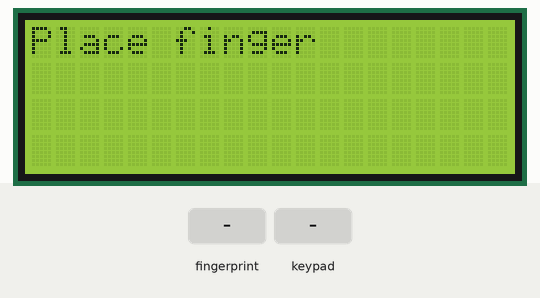
This sketch was run on a simulated Arduino Uno, built with avr-gcc and run on an emulated ATmega328P. On the bench: 20×4 character LCD. Inputs (shaded band) come from the test bench.

Above: at 6.2 s.
6.3 s: finger stored as number 1 placed on the sensor
At 7.7 s:
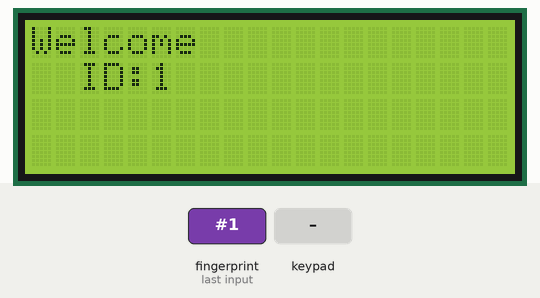
9.3 s: key 'A' pressed
At 12.1 s:
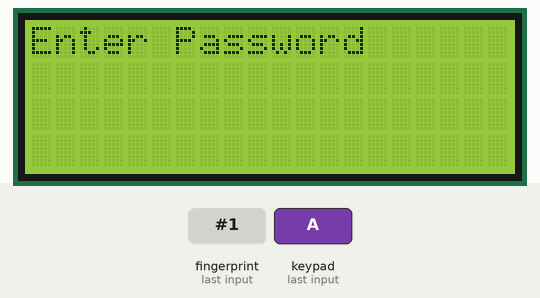
12.3 s: keypad keys 1 2 3 4 pressed 0.4 s apart
At 14.1 s:
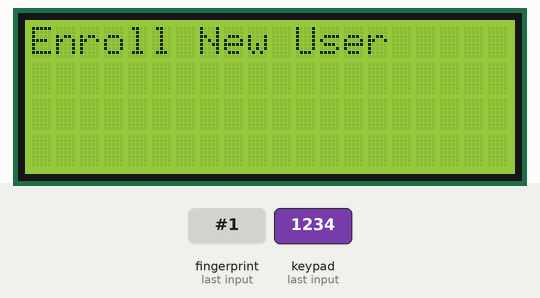
16.9 s: keypad keys 1 2 3 4 # pressed 0.4 s apart
At 19.6 s:
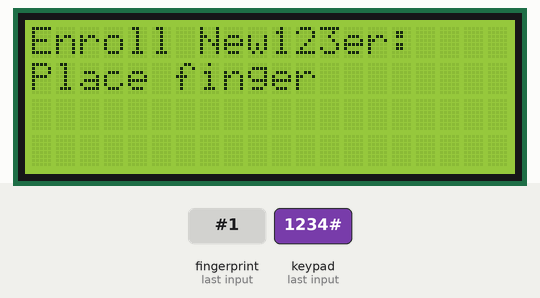
20.4 s: finger stored as number 1 placed on the sensor
At 20.9 s:
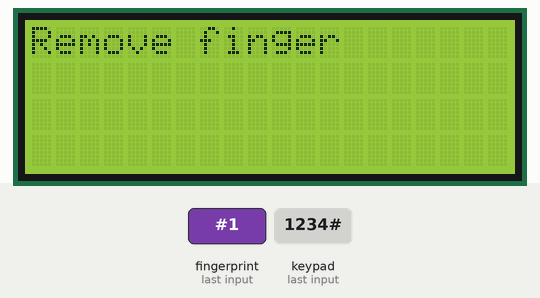
23.4 s: finger stored as number 1 placed on the sensor
At 24.2 s:
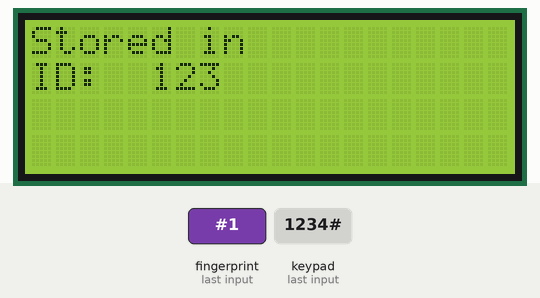
Timing chart, 0 to 26.4 s (numbered marks = the images above; inputs shaded):
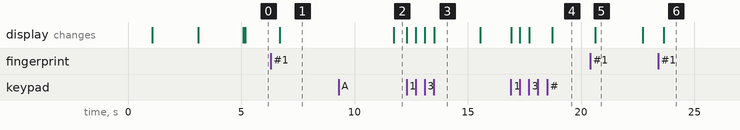

Measured:
- after the input at 6.3 s, the display: changes after 0.40 s (image 1)
- after the input at 9.3 s, the display: changes after 2.4 s (image 2)
- after the input at 12.3 s, the display: first changes at once (image 3 shows a later state)
- after the input at 16.9 s, the display: first changes at once (image 4 shows a later state)
- after the input at 20.4 s, the display: changes after 0.24 s (image 5)
- after the input at 23.4 s, the display: changes after 0.26 s (image 6)
- what the display in image 3 shows lasts 2.0 s, from 13.5 s to 15.5 s

The sketch:

Arduinofpkplcd.ino
```cpp
//Download all essential libraries by searching on Tools->Manage Libraries from Arduino IDE menu

#include <Wire.h>
#include <Keypad.h>

const byte ROWS = 4;
const byte COLS = 4;
char keys[ROWS][COLS] = {     //4x4 keypad is used here
  {'1','2','3','A'},
  {'4','5','6','B'},
  {'7','8','9','C'},
  {'*','0','#','D'}
};
byte rowPins[ROWS] = { 11, 10, 9, 8 };
byte colPins[COLS] = { 7, 6, 5, 4 };
Keypad myKeypad = Keypad( makeKeymap(keys), rowPins, colPins, ROWS, COLS );

#include <LiquidCrystal_I2C.h>
LiquidCrystal_I2C lcd(0x27,20,4);

#include <SoftwareSerial.h>
SoftwareSerial fingerPrint(2, 3);


char keypressed;
char code[]={'1','2','3','4'}; //Password (you can also change this by any numbers or alphabets)
char c[4];                     //Here 1234 is the default password which you can change it
int ij;


#include <Adafruit_Fingerprint.h>
uint8_t id;
Adafruit_Fingerprint finger = Adafruit_Fingerprint(&fingerPrint);


void setup()
{
  Serial.begin(9600); //For serial comm.

  finger.begin(57600); //For Fingerprint Sensor comm.

  lcd.init();
  lcd.backlight();
  lcd.clear();
  lcd.print("loading....");
  delay(2000);
  finger.getTemplateCount();
  lcd.clear();
  lcd.print("No of User ID:");
  lcd.setCursor(0,1);
  lcd.print(finger.templateCount);
  delay(2000);
  lcd.clear();
  }


void loop()
{
  getFingerprintIDez();                //Match fingerprint function in loop.
  keypressed = myKeypad.getKey();      //Reading the characters typed by using the keypad.
  if(keypressed == 'A'){               //If it's 'A' it triggers Enroll process.

            ij=0;
            lcd.clear();
            lcd.setCursor(0,0);
            lcd.print("Enter Password");
            getPassword();            //Check for password
            if(ij==4){                //If the passcode is correct we can start enrolling new finger template
            Enrolling();              //Enrolling function
            delay(2000);
            lcd.clear();
            }
            else{                    //If the code is wrong we can't add new users (templates)
            lcd.setCursor(0,0);
            lcd.print("Incorrect Passwd");
            delay(1000);
            lcd.clear();
            lcd.print("Enter again");
            delay(1000);
            lcd.clear();
            }


  }
 if(keypressed == 'B')                //If B key is pressed, Delete process is triggered.
 {
            ij=0;                      //ij is set to 0 again for B.
            lcd.clear();
            lcd.setCursor(0,0);
            lcd.print("Enter Password");
            getPassword();
            if(ij==4){
            Deleting();              //Deleting function
            delay(2000);
            lcd.clear();
            }
            else{
            lcd.setCursor(0,0);
            lcd.print("Incorrect Passwd");
            delay(1000);
            lcd.clear();
            lcd.print("Enter again");
            delay(1000);
            lcd.clear();
            }


 }

  lcd.setCursor(0,0);
  lcd.print("Place finger"); //loop msg for match function.
  delay(50);
}

//Getting password (code) function, it gets the characters typed
//and store them in c[4] array
void getPassword(){
   for (int i=0 ; i<4 ; i++){
    c[i]= myKeypad.waitForKey();
    lcd.setCursor(i,1);
    lcd.print("*");
   }
   lcd.clear();
   for (int j=0 ; j<4 ; j++){ //comparing the code entred with the code stored
    if(c[j]==code[j])
     ij++;                    //Everytime the char is correct we increment the ij until it reaches 4 which means the code is correct
   }                          //Otherwise it won't reach 4 and it will show "wrong code" as written above
}


void Enrolling()  {
  keypressed = NULL;
  lcd.clear();
  lcd.print("Enroll New User");
  delay(2000);
  lcd.clear();
  lcd.setCursor(0,0);
  lcd.print("Enter ID:");
  id = readnumber();
  if (id == 0) {// ID #0 not allowed, try again!
     return;
  }

  while (!  getFingerprintEnroll() );
  }


void Deleting()   {
  keypressed = NULL;
  lcd.clear();
  lcd.print("Delete User");
  delay(2000);
  lcd.clear();
  lcd.setCursor(0,0);
  lcd.print("Enter ID to Del:");
  id = readnumber();
  if (id == 0) {// ID #0 not allowed, try again!
     return;
  }

  while (!  deleteFingerprint(id) );
  }


//Enroll

uint8_t getFingerprintEnroll() {

  int p = -1;
  lcd.clear();
  lcd.print("Enroll New User:"); //Message to print for every step
  lcd.setCursor(10,0);
  lcd.print(id);
  lcd.setCursor(0,1);
  lcd.print("Place finger"); //First step
  while (p != FINGERPRINT_OK) {
    p = finger.getImage();
  }

  // OK success!

  p = finger.image2Tz(1);
  switch (p) {
    case FINGERPRINT_OK:
      break;
    case FINGERPRINT_IMAGEMESS:
      return p;
    case FINGERPRINT_PACKETRECIEVEERR:
      return p;
    case FINGERPRINT_FEATUREFAIL:
      return p;
    case FINGERPRINT_INVALIDIMAGE:
      return p;
    default:
      return p;
  }

  lcd.clear();
  lcd.setCursor(0,0);
  lcd.print("Remove finger"); //After getting the first template successfully
  delay(2000);
  p = 0;
  while (p != FINGERPRINT_NOFINGER) {
    p = finger.getImage();
  }

  p = -1;

  lcd.clear();
  lcd.setCursor(0,0);
  lcd.print("Place same"); //We launch the same thing another time to get a second template of the same finger
  lcd.setCursor(0,1);
  lcd.print("finger again");
  while (p != FINGERPRINT_OK) {
    p = finger.getImage();
  }

  // OK success!

  p = finger.image2Tz(2);
  switch (p) {
    case FINGERPRINT_OK:
      break;
    case FINGERPRINT_IMAGEMESS:
      return p;
    case FINGERPRINT_PACKETRECIEVEERR:
      return p;
    case FINGERPRINT_FEATUREFAIL:
      return p;
    case FINGERPRINT_INVALIDIMAGE:
      return p;
    default:
      return p;
  }


  p = finger.createModel();
  if (p == FINGERPRINT_OK) {
  } else if (p == FINGERPRINT_PACKETRECIEVEERR) {
    return p;
  } else if (p == FINGERPRINT_ENROLLMISMATCH) {
    lcd.clear();
    lcd.print("Prints Mismatch");
    lcd.setCursor(0,1);
    lcd.print("Try Again");
    delay(2000);
    lcd.clear();
    return p;
  } else {
    return p;
  }

  p = finger.storeModel(id);
  if (p == FINGERPRINT_OK) {
  lcd.clear();                //if both images are gotten without problem we store the template as the Id we entred
  lcd.setCursor(0,0);
  lcd.print("Stored in");    //Print a message after storing and showing the ID where it's stored
  lcd.setCursor(0,1);
  lcd.print("ID: ");
  lcd.setCursor(5,1);
  lcd.print(id);
  delay(3000);
  lcd.clear();
  } else if (p == FINGERPRINT_PACKETRECIEVEERR) {
    return p;
  } else if (p == FINGERPRINT_BADLOCATION) {
    return p;
  } else if (p == FINGERPRINT_FLASHERR) {
    return p;
  } else {
    return p;
  }
}

//This function gets the ID number as 3 digits format like 001 for ID 1


//Readnumber

uint8_t readnumber(void) {
  uint8_t num = 0;
   while (num == 0) {
      char keey = myKeypad.waitForKey();
    int  num1 = keey-48;
         lcd.setCursor(0,1);
         lcd.print(num1);
         keey = myKeypad.waitForKey();
    int  num2 = keey-48;
         lcd.setCursor(1,1);
         lcd.print(num2);
         keey = myKeypad.waitForKey();
    int  num3 = keey-48;
         lcd.setCursor(2,1);
         lcd.print(num3);
         delay(1000);
         num=(num1*100)+(num2*10)+num3;
         keey=NO_KEY;
  }
  return num;
}

//Fingerprint match checking

int getFingerprintIDez() {
  uint8_t p = finger.getImage();
  if (p != FINGERPRINT_OK)  return -1;

  p = finger.image2Tz();
  if (p != FINGERPRINT_OK)  return -1;

  p = finger.fingerFastSearch();
  if (p != FINGERPRINT_OK){
    lcd.clear();
    lcd.print("Access denied");
    delay(2000);
    lcd.clear();
    lcd.print("Place finger");
    return -1;
  }


  //If we found a match we proceed to this process

  lcd.clear();
  lcd.print("Welcome");        //Printing a message for the recognized template
  lcd.setCursor(2,1);
  lcd.print("ID: ");
  lcd.setCursor(5,1);
  lcd.print(finger.fingerID); //And the ID of the finger template

  delay(5000);

  lcd.clear();
  lcd.print("Place finger");
  return finger.fingerID;

}

//Delete fingerprint ID

uint8_t deleteFingerprint(uint8_t id) {
  uint8_t p = -1;

  p = finger.deleteModel(id);

  if (p == FINGERPRINT_OK) {
    lcd.clear();
    lcd.print("Deleted!");
    delay(1000);

  finger.getTemplateCount();
  lcd.clear();
  lcd.print("No of User ID:");
  lcd.setCursor(0,1);
  lcd.print(finger.templateCount);
  delay(2000);
  lcd.clear();


  } else if (p == FINGERPRINT_PACKETRECIEVEERR) {
    lcd.clear();
    lcd.println("Comm error");
    delay(1000);
    return p;
  } else if (p == FINGERPRINT_BADLOCATION) {
    lcd.clear();
    lcd.print("Location error");
    delay(1000);
    return p;
  } else if (p == FINGERPRINT_FLASHERR) {
    lcd.clear();
    lcd.print("Error flashwrite");
    delay(1000);
    return p;
  } else {
    lcd.clear();
    lcd.print("Unknown error:");
    delay(1000);
    lcd.clear();
    lcd.print(p, HEX);
    delay(1000);
    return p;
  }
}
```
